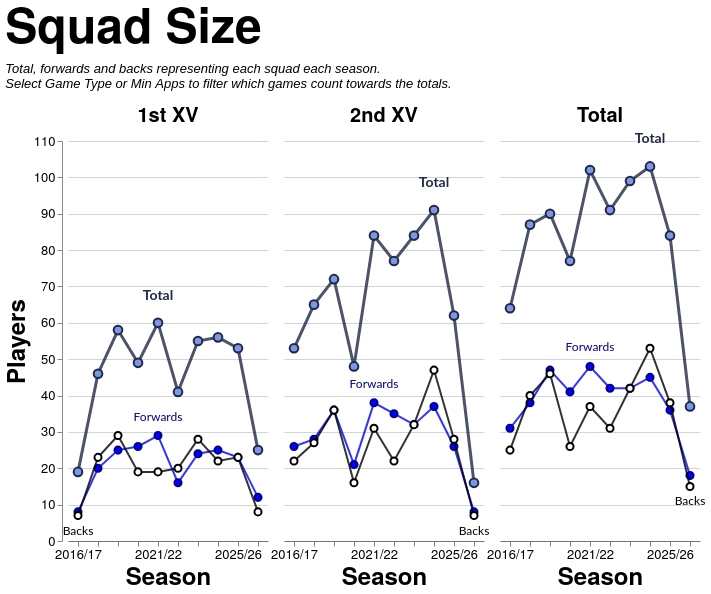

Specify this chart in Vega-Lite:
### Vega-Lite specification from a JSON file in a GitHub repository (floating-point values rounded to 4 significant figures)
{"config": {"axis": {"labelFont": "PT Sans Narrow, Helvetica Neue, Helvetica, Arial, sans-serif", "titleFont": "PT Sans Narrow, Helvetica Neue, Helvetica, Arial, sans-serif", "labelFontSize": 13, "titleFontSize": 24, "gridColor": "#202947", "gridOpacity": 0.2, "zindex": 1}, "text": {"font": "Lato, sans-serif"}, "bar": {"cornerRadiusEnd": 5}, "header": {"labelFont": "PT Sans Narrow, Helvetica Neue, Helvetica, Arial, sans-serif", "titleFont": "PT Sans Narrow, Helvetica Neue, Helvetica, Arial, sans-serif", "labelFontSize": 24, "titleFontSize": 28, "labelFontWeight": "bold", "orient": "left"}, "legend": {"labelFont": "PT Sans Narrow, Helvetica Neue, Helvetica, Arial, sans-serif", "titleFont": "PT Sans Narrow, Helvetica Neue, Helvetica, Arial, sans-serif", "labelFontSize": 14, "titleFontSize": 16, "titlePadding": 5, "fillColor": "white", "strokeColor": "black", "padding": 10, "titleFontWeight": "lighter", "titleFontStyle": "italic", "titleColor": "gray", "offset": 10}, "title": {"font": "PT Sans Narrow, Helvetica Neue, Helvetica, Arial, sans-serif", "fontSize": 48, "fontWeight": "bold", "anchor": "start", "align": "center", "titlePadding": 20, "subtitlePadding": 10, "subtitleFontSize": 13, "subtitleColor": "", "subtitleFontStyle": "italic", "offset": 15, "color": "black"}, "axisX": {"labelAngle": 0}, "facet": {"title": null, "header": null, "align": {"row": "each", "column": "each"}, "spacing": 10}, "resolve": {"scale": {"y": "independent", "facet": "independent"}}, "background": "transparent", "scale": {"offsetBandPaddingOuter": 0.2, "offsetBandPaddingInner": 0.1}, "view": {"stroke": null, "background": "transparent"}}, "data": {"name": "data-4ff940b7ddbca40ca9fee3b0fa4e4d12"}, "facet": {"column": {"field": "squad", "header": {"labelExpr": "datum.value == 'Total' ? 'Total' : datum.value + ' XV'", "labelFontSize": 20, "labelPadding": 6}, "sort": ["1st", "2nd", "Total"], "title": null, "type": "nominal"}}, "spec": {"layer": [{"mark": {"type": "line", "color": "#202946", "opacity": 0.8, "point": {"filled": true, "color": "#7d96e8", "stroke": "#202946", "size": 75, "strokeWidth": 2}, "strokeWidth": 3}, "encoding": {"detail": [{"field": "unit", "type": "nominal"}], "tooltip": [{"field": "season", "title": "Season", "type": "ordinal"}, {"field": "squad", "title": "Squad", "type": "nominal"}, {"field": "unit", "title": "Unit", "type": "nominal"}, {"field": "players", "title": "Players", "type": "quantitative"}], "x": {"axis": {"labelAngle": 0, "labelOverlap": "parity"}, "field": "season", "sort": "ascending", "title": "Season", "type": "ordinal"}, "y": {"axis": {"tickMinStep": 1}, "field": "players", "scale": {"zero": true}, "title": "Players", "type": "quantitative"}}, "transform": [{"filter": "(datum.unit === 'Total')"}]}, {"mark": {"type": "line", "color": "blue", "opacity": 0.8, "point": {"filled": true, "color": "blue", "stroke": "darkblue", "size": 50, "strokeWidth": 2}, "strokeWidth": 2}, "encoding": {"detail": [{"field": "unit", "type": "nominal"}], "tooltip": [{"field": "season", "title": "Season", "type": "ordinal"}, {"field": "squad", "title": "Squad", "type": "nominal"}, {"field": "unit", "title": "Unit", "type": "nominal"}, {"field": "players", "title": "Players", "type": "quantitative"}], "x": {"axis": {"labelAngle": 0, "labelOverlap": "parity"}, "field": "season", "sort": "ascending", "title": "Season", "type": "ordinal"}, "y": {"axis": {"tickMinStep": 1}, "field": "players", "scale": {"zero": true}, "title": "Players", "type": "quantitative"}}, "transform": [{"filter": "(datum.unit === 'Forwards')"}]}, {"mark": {"type": "line", "color": "black", "opacity": 0.8, "point": {"filled": true, "color": "white", "stroke": "black", "size": 50, "strokeWidth": 2}, "strokeWidth": 2}, "encoding": {"detail": [{"field": "unit", "type": "nominal"}], "tooltip": [{"field": "season", "title": "Season", "type": "ordinal"}, {"field": "squad", "title": "Squad", "type": "nominal"}, {"field": "unit", "title": "Unit", "type": "nominal"}, {"field": "players", "title": "Players", "type": "quantitative"}], "x": {"axis": {"labelAngle": 0, "labelOverlap": "parity"}, "field": "season", "sort": "ascending", "title": "Season", "type": "ordinal"}, "y": {"axis": {"tickMinStep": 1}, "field": "players", "scale": {"zero": true}, "title": "Players", "type": "quantitative"}}, "transform": [{"filter": "(datum.unit === 'Backs')"}]}, {"mark": {"type": "text", "align": "center", "baseline": "bottom", "color": "#202946", "dx": 0, "dy": -20, "fontSize": 14, "fontWeight": "bold"}, "encoding": {"detail": [{"field": "unit", "type": "nominal"}], "text": {"value": "Total"}, "tooltip": [{"field": "season", "title": "Season", "type": "ordinal"}, {"field": "squad", "title": "Squad", "type": "nominal"}, {"field": "unit", "title": "Unit", "type": "nominal"}, {"field": "players", "title": "Players", "type": "quantitative"}], "x": {"field": "season", "type": "ordinal"}, "y": {"field": "players", "type": "quantitative"}}, "transform": [{"filter": "(datum.unit === 'Total')"}, {"calculate": "toNumber(split(datum.season, '/')[0])", "as": "season_order"}, {"joinaggregate": [{"op": "max", "field": "players", "as": "max_value"}, {"op": "min", "field": "players", "as": "min_value"}], "groupby": ["squad"]}, {"filter": "datum.players > 0"}, {"filter": "datum.players == datum.max_value"}, {"window": [{"op": "row_number", "field": "", "as": "rank"}], "groupby": ["squad"], "sort": [{"field": "season_order", "order": "descending"}]}, {"filter": "datum.rank == 1"}]}, {"mark": {"type": "text", "align": "center", "baseline": "bottom", "color": "darkblue", "dx": 0, "dy": -12, "fontSize": 12, "fontWeight": "normal"}, "encoding": {"detail": [{"field": "unit", "type": "nominal"}], "text": {"value": "Forwards"}, "tooltip": [{"field": "season", "title": "Season", "type": "ordinal"}, {"field": "squad", "title": "Squad", "type": "nominal"}, {"field": "unit", "title": "Unit", "type": "nominal"}, {"field": "players", "title": "Players", "type": "quantitative"}], "x": {"field": "season", "type": "ordinal"}, "y": {"field": "players", "type": "quantitative"}}, "transform": [{"filter": "(datum.unit === 'Forwards')"}, {"calculate": "toNumber(split(datum.season, '/')[0])", "as": "season_order"}, {"joinaggregate": [{"op": "max", "field": "players", "as": "max_value"}, {"op": "min", "field": "players", "as": "min_value"}], "groupby": ["squad"]}, {"filter": "datum.players > 0"}, {"filter": "datum.players == datum.max_value"}, {"window": [{"op": "row_number", "field": "", "as": "rank"}], "groupby": ["squad"], "sort": [{"field": "season_order", "order": "descending"}]}, {"filter": "datum.rank == 1"}]}, {"mark": {"type": "text", "align": "center", "baseline": "top", "color": "black", "dx": 0, "dy": 10, "fontSize": 12, "fontWeight": "normal"}, "encoding": {"detail": [{"field": "unit", "type": "nominal"}], "text": {"value": "Backs"}, "tooltip": [{"field": "season", "title": "Season", "type": "ordinal"}, {"field": "squad", "title": "Squad", "type": "nominal"}, {"field": "unit", "title": "Unit", "type": "nominal"}, {"field": "players", "title": "Players", "type": "quantitative"}], "x": {"field": "season", "type": "ordinal"}, "y": {"field": "players", "type": "quantitative"}}, "transform": [{"filter": "(datum.unit === 'Backs')"}, {"calculate": "toNumber(split(datum.season, '/')[0])", "as": "season_order"}, {"joinaggregate": [{"op": "max", "field": "players", "as": "max_value"}, {"op": "min", "field": "players", "as": "min_value"}], "groupby": ["squad"]}, {"filter": "datum.players > 0"}, {"filter": "datum.players == datum.min_value"}, {"window": [{"op": "row_number", "field": "", "as": "rank"}], "groupby": ["squad"], "sort": [{"field": "season_order", "order": "descending"}]}, {"filter": "datum.rank == 1"}]}, {"mark": {"type": "point", "color": "#7d96e8", "filled": true, "size": 250, "stroke": "#202946", "strokeWidth": 3}, "encoding": {"detail": [{"field": "unit", "type": "nominal"}], "tooltip": [{"field": "season", "title": "Season", "type": "ordinal"}, {"field": "squad", "title": "Squad", "type": "nominal"}, {"field": "unit", "title": "Unit", "type": "nominal"}, {"field": "players", "title": "Players", "type": "quantitative"}], "x": {"axis": {"labelAngle": 0, "labelOverlap": "parity"}, "field": "season", "sort": "ascending", "title": "Season", "type": "ordinal"}, "y": {"axis": {"tickMinStep": 1}, "field": "players", "scale": {"zero": true}, "title": "Players", "type": "quantitative"}}, "transform": [{"filter": "datum.unit === 'Total' && datum.isSelected"}]}, {"mark": {"type": "point", "color": "blue", "filled": true, "size": 180, "stroke": "darkblue", "strokeWidth": 3}, "encoding": {"detail": [{"field": "unit", "type": "nominal"}], "tooltip": [{"field": "season", "title": "Season", "type": "ordinal"}, {"field": "squad", "title": "Squad", "type": "nominal"}, {"field": "unit", "title": "Unit", "type": "nominal"}, {"field": "players", "title": "Players", "type": "quantitative"}], "x": {"axis": {"labelAngle": 0, "labelOverlap": "parity"}, "field": "season", "sort": "ascending", "title": "Season", "type": "ordinal"}, "y": {"axis": {"tickMinStep": 1}, "field": "players", "scale": {"zero": true}, "title": "Players", "type": "quantitative"}}, "transform": [{"filter": "datum.unit === 'Forwards' && datum.isSelected"}]}, {"mark": {"type": "point", "color": "white", "filled": true, "size": 180, "stroke": "black", "strokeWidth": 3}, "encoding": {"detail": [{"field": "unit", "type": "nominal"}], "tooltip": [{"field": "season", "title": "Season", "type": "ordinal"}, {"field": "squad", "title": "Squad", "type": "nominal"}, {"field": "unit", "title": "Unit", "type": "nominal"}, {"field": "players", "title": "Players", "type": "quantitative"}], "x": {"axis": {"labelAngle": 0, "labelOverlap": "parity"}, "field": "season", "sort": "ascending", "title": "Season", "type": "ordinal"}, "y": {"axis": {"tickMinStep": 1}, "field": "players", "scale": {"zero": true}, "title": "Players", "type": "quantitative"}}, "transform": [{"filter": "datum.unit === 'Backs' && datum.isSelected"}]}], "height": 400, "width": 200}, "spacing": 10, "title": {"text": "Squad Size", "subtitle": ["Total, forwards and backs representing each squad each season.", "Select Game Type or Min Apps to filter which games count towards the totals."]}, "$schema": "https://vega.github.io/schema/vega-lite/v5.20.1.json", "datasets": {"data-4ff940b7ddbca40ca9fee3b0fa4e4d12": [{"season": "2016/17", "squad": "1st", "unit": "Backs", "players": 7}, {"season": "2016/17", "squad": "1st", "unit": "Forwards", "players": 8}, {"season": "2016/17", "squad": "1st", "unit": "Total", "players": 19}, {"season": "2016/17", "squad": "2nd", "unit": "Backs", "players": 22}, {"season": "2016/17", "squad": "2nd", "unit": "Forwards", "players": 26}, {"season": "2016/17", "squad": "2nd", "unit": "Total", "players": 53}, {"season": "2016/17", "squad": "Total", "unit": "Backs", "players": 25}, {"season": "2016/17", "squad": "Total", "unit": "Forwards", "players": 31}, {"season": "2016/17", "squad": "Total", "unit": "Total", "players": 64}, {"season": "2017/18", "squad": "1st", "unit": "Backs", "players": 23}, {"season": "2017/18", "squad": "1st", "unit": "Forwards", "players": 20}, {"season": "2017/18", "squad": "1st", "unit": "Total", "players": 46}, {"season": "2017/18", "squad": "2nd", "unit": "Backs", "players": 27}, {"season": "2017/18", "squad": "2nd", "unit": "Forwards", "players": 28}, {"season": "2017/18", "squad": "2nd", "unit": "Total", "players": 65}, {"season": "2017/18", "squad": "Total", "unit": "Backs", "players": 40}, {"season": "2017/18", "squad": "Total", "unit": "Forwards", "players": 38}, {"season": "2017/18", "squad": "Total", "unit": "Total", "players": 87}, {"season": "2018/19", "squad": "1st", "unit": "Backs", "players": 29}, {"season": "2018/19", "squad": "1st", "unit": "Forwards", "players": 25}, {"season": "2018/19", "squad": "1st", "unit": "Total", "players": 58}, {"season": "2018/19", "squad": "2nd", "unit": "Backs", "players": 36}, {"season": "2018/19", "squad": "2nd", "unit": "Forwards", "players": 36}, {"season": "2018/19", "squad": "2nd", "unit": "Total", "players": 72}, {"season": "2018/19", "squad": "Total", "unit": "Backs", "players": 46}, {"season": "2018/19", "squad": "Total", "unit": "Forwards", "players": 47}, {"season": "2018/19", "squad": "Total", "unit": "Total", "players": 90}, {"season": "2019/20", "squad": "1st", "unit": "Backs", "players": 19}, {"season": "2019/20", "squad": "1st", "unit": "Forwards", "players": 26}, {"season": "2019/20", "squad": "1st", "unit": "Total", "players": 49}, {"season": "2019/20", "squad": "2nd", "unit": "Backs", "players": 16}, {"season": "2019/20", "squad": "2nd", "unit": "Forwards", "players": 21}, {"season": "2019/20", "squad": "2nd", "unit": "Total", "players": 48}, {"season": "2019/20", "squad": "Total", "unit": "Backs", "players": 26}, {"season": "2019/20", "squad": "Total", "unit": "Forwards", "players": 41}, {"season": "2019/20", "squad": "Total", "unit": "Total", "players": 77}, {"season": "2021/22", "squad": "1st", "unit": "Backs", "players": 19}, {"season": "2021/22", "squad": "1st", "unit": "Forwards", "players": 29}, {"season": "2021/22", "squad": "1st", "unit": "Total", "players": 60}, {"season": "2021/22", "squad": "2nd", "unit": "Backs", "players": 31}, {"season": "2021/22", "squad": "2nd", "unit": "Forwards", "players": 38}, {"season": "2021/22", "squad": "2nd", "unit": "Total", "players": 84}, {"season": "2021/22", "squad": "Total", "unit": "Backs", "players": 37}, {"season": "2021/22", "squad": "Total", "unit": "Forwards", "players": 48}, {"season": "2021/22", "squad": "Total", "unit": "Total", "players": 102}, {"season": "2022/23", "squad": "1st", "unit": "Backs", "players": 20}, {"season": "2022/23", "squad": "1st", "unit": "Forwards", "players": 16}, {"season": "2022/23", "squad": "1st", "unit": "Total", "players": 41}, {"season": "2022/23", "squad": "2nd", "unit": "Backs", "players": 22}, {"season": "2022/23", "squad": "2nd", "unit": "Forwards", "players": 35}, {"season": "2022/23", "squad": "2nd", "unit": "Total", "players": 77}, {"season": "2022/23", "squad": "Total", "unit": "Backs", "players": 31}, {"season": "2022/23", "squad": "Total", "unit": "Forwards", "players": 42}, {"season": "2022/23", "squad": "Total", "unit": "Total", "players": 91}, {"season": "2023/24", "squad": "1st", "unit": "Backs", "players": 28}, {"season": "2023/24", "squad": "1st", "unit": "Forwards", "players": 24}, {"season": "2023/24", "squad": "1st", "unit": "Total", "players": 55}, {"season": "2023/24", "squad": "2nd", "unit": "Backs", "players": 32}, {"season": "2023/24", "squad": "2nd", "unit": "Forwards", "players": 32}, {"season": "2023/24", "squad": "2nd", "unit": "Total", "players": 84}, {"season": "2023/24", "squad": "Total", "unit": "Backs", "players": 42}, {"season": "2023/24", "squad": "Total", "unit": "Forwards", "players": 42}, {"season": "2023/24", "squad": "Total", "unit": "Total", "players": 99}, {"season": "2024/25", "squad": "1st", "unit": "Backs", "players": 22}, {"season": "2024/25", "squad": "1st", "unit": "Forwards", "players": 25}, {"season": "2024/25", "squad": "1st", "unit": "Total", "players": 56}, {"season": "2024/25", "squad": "2nd", "unit": "Backs", "players": 47}, {"season": "2024/25", "squad": "2nd", "unit": "Forwards", "players": 37}, {"season": "2024/25", "squad": "2nd", "unit": "Total", "players": 91}, {"season": "2024/25", "squad": "Total", "unit": "Backs", "players": 53}, {"season": "2024/25", "squad": "Total", "unit": "Forwards", "players": 45}, {"season": "2024/25", "squad": "Total", "unit": "Total", "players": 103}, {"season": "2025/26", "squad": "1st", "unit": "Backs", "players": 23}, {"season": "2025/26", "squad": "1st", "unit": "Forwards", "players": 23}, {"season": "2025/26", "squad": "1st", "unit": "Total", "players": 53}, {"season": "2025/26", "squad": "2nd", "unit": "Backs", "players": 28}, {"season": "2025/26", "squad": "2nd", "unit": "Forwards", "players": 26}, {"season": "2025/26", "squad": "2nd", "unit": "Total", "players": 62}, {"season": "2025/26", "squad": "Total", "unit": "Backs", "players": 38}, {"season": "2025/26", "squad": "Total", "unit": "Forwards", "players": 36}, {"season": "2025/26", "squad": "Total", "unit": "Total", "players": 84}, {"season": "2026/27", "squad": "1st", "unit": "Backs", "players": 8}, {"season": "2026/27", "squad": "1st", "unit": "Forwards", "players": 12}, {"season": "2026/27", "squad": "1st", "unit": "Total", "players": 25}, {"season": "2026/27", "squad": "2nd", "unit": "Backs", "players": 7}, {"season": "2026/27", "squad": "2nd", "unit": "Forwards", "players": 8}, {"season": "2026/27", "squad": "2nd", "unit": "Total", "players": 16}, {"season": "2026/27", "squad": "Total", "unit": "Backs", "players": 15}, {"season": "2026/27", "squad": "Total", "unit": "Forwards", "players": 18}, {"season": "2026/27", "squad": "Total", "unit": "Total", "players": 37}]}}
